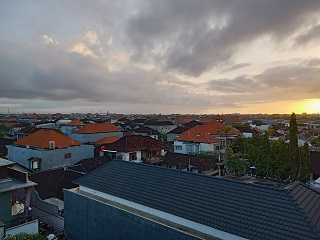
#> input picture photo1_sm.jpg, 320 x 240 px
$ python uts-1.py
#> lines starting #> are read from the running program, lines starting #| are printed output that depends on the picture
import cv2
import matplotlib.pyplot as plt

photo1 = cv2.imread("photo1_sm.jpg")
#> photo1 is the input picture: shape (240, 320, 3); mean B, G, R 104.7, 103.2, 102.4

# histogram
color = ('b','g','r')
for i, col in enumerate(color):
    hist = cv2.calcHist([photo1], [i], None, [256], [0,256])
    plt.plot(hist,color = col)
    plt.xlim([0,256])
cv2.imshow('Foto asli',photo1)
plt.show()
#> figure, not shown here; curve peaks at x = 153, y = 933; curve peaks at x = 47, y = 987; curve peaks at x = 27, y = 955
cv2.waitKey(0)

# pengurangan gambar
photo2 = cv2.imread("photo2_sm.jpg")
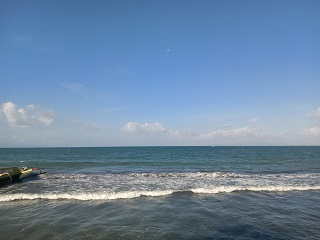
#> input picture photo2_sm.jpg, 320 x 240 px
#> photo2 is the input picture: shape (240, 320, 3); mean B, G, R 162, 134.6, 108.7
cv2.imshow('Foto kedua',photo2)
cv2.waitKey(0)

photo_subtr = cv2.subtract(photo2, photo1)
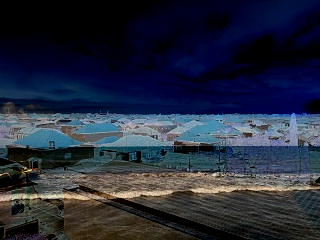
#> photo_subtr: shape (240, 320, 3); mean B, G, R 59.3, 42.7, 36.9
cv2.imshow('Hasil Pengurangan Gambar', photo_subtr)
color = ('b','g','r')
for i, col in enumerate(color):
    hist = cv2.calcHist([photo_subtr], [i], None, [256], [0,256])
    plt.plot(hist,color = col)
    plt.xlim([0,256])
plt.show()
#> figure, not shown here; curve peaks at x = 0, y = 8193; curve peaks at x = 0, y = 27169; curve peaks at x = 0, y = 37961
cv2.waitKey(0)

# negation
img_gray = cv2.cvtColor(photo_subtr, cv2.COLOR_BGR2GRAY)
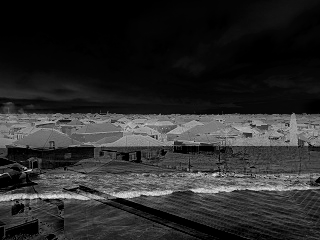
#> img_gray: shape (240, 320); min 0, max 235, mean 42.8
cv2.imshow('Hasil Grayscale', img_gray)
hist_gray = cv2.calcHist([img_gray], [0], None, [256], [0,256])
#> hist_gray = 256 values, max 8721 at index 0, min 0 at index 232, mean 300
plt.plot(hist_gray)
plt.show()
#> figure, not shown here; curve peaks at x = 0, y = 8721
cv2.waitKey(0)

h, w = img_gray.shape[:2]
#> h = 240; w = 320
max_intensity = 255
for i in range(h):
    for j in range(w):
        a = img_gray.item(i, j)
        b = max_intensity - a
        img_gray.itemset((i, j), b)
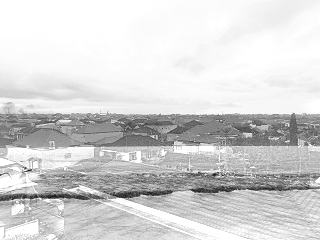
#> img_gray: shape (240, 320); min 20, max 255, mean 212.2

cv2.imshow('Hasil Negasi', img_gray)
hist_gray = cv2.calcHist([img_gray], [0], None, [256], [0,256])
#> hist_gray = 256 values, max 8721 at index 255, min 0 at index 0, mean 300
plt.plot(hist_gray)
plt.show()
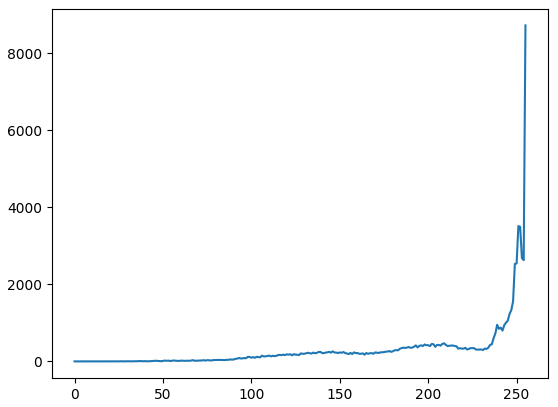
#> figure drawn by matplotlib, 1 panel; curve peaks at x = 255, y = 8721
cv2.waitKey(0)

# ekualisasi
img_gray2 = cv2.cvtColor(photo_subtr, cv2.COLOR_BGR2GRAY)
img_hist2 = cv2.calcHist([img_gray2], [0], None, [256], [0,256])
#> img_hist2 = 256 values, max 8721 at index 0, min 0 at index 232, mean 300
cv2.imshow('Gambar Hasil Pengurangan', img_gray2)
plt.plot(img_hist2)
plt.show()
cv2.waitKey(0)
img_gray_eq = cv2.equalizeHist(img_gray2)
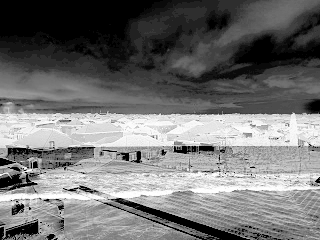
#> img_gray_eq: shape (240, 320); min 0, max 255, mean 114.9
cv2.imshow('Hasil Ekualisasi', img_gray_eq)
eq_hist = cv2.calcHist([img_gray_eq], [0], None, [256], [0,256])
#> eq_hist = 256 values, max 8721 at index 0, min 0 at index 1, mean 300
plt.plot(eq_hist)
plt.show()
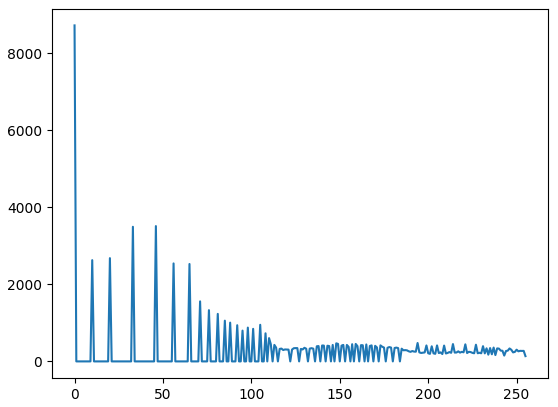
#> figure drawn by matplotlib, 1 panel; curve peaks at x = 0, y = 8721
cv2.waitKey(0)
